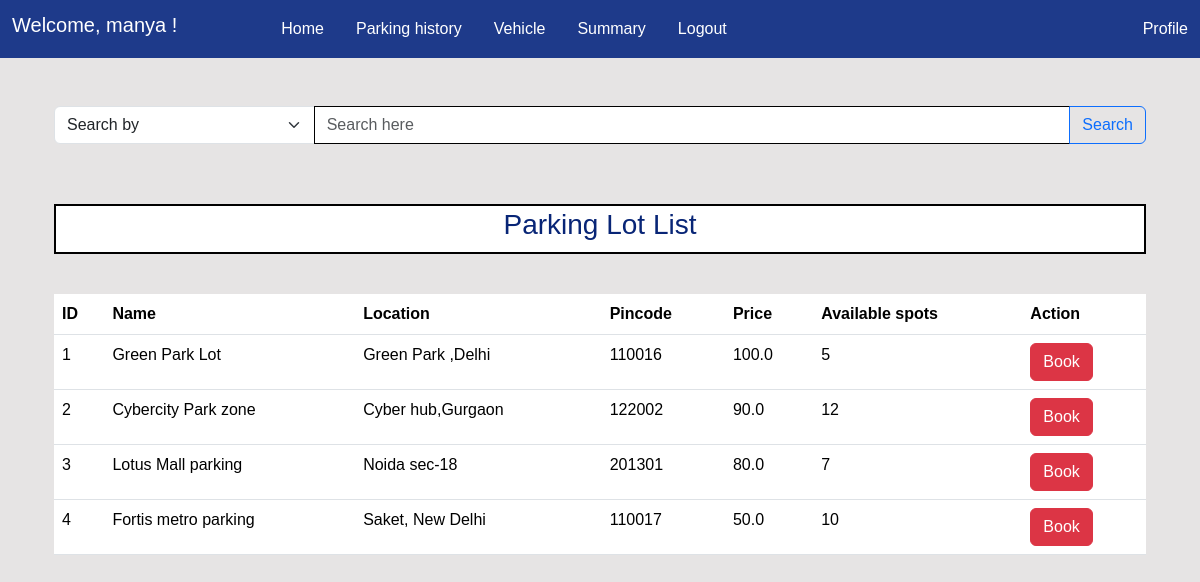
/user (signed in), run on an earlier commit of the app's database.
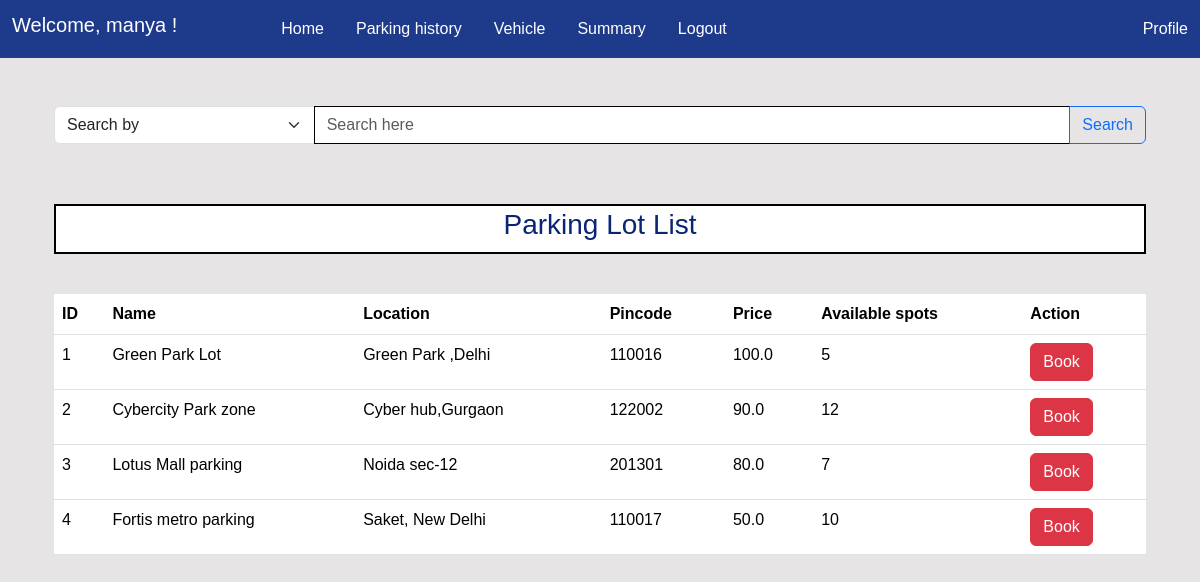
And on a later commit of the database.
### models.py (models this page shows)
class ParkingLot(db.Model):
    __tablename__ = 'parkinglot'
    id = db.Column(db.Integer, primary_key=True)
    name = db.Column(db.String(50), nullable=False)
    address = db.Column(db.String(100), nullable=False)
    pincode = db.Column(db.String(10), nullable=False)
    total_spots = db.Column(db.Integer, nullable=False)
    price_per_hour = db.Column(db.Float, nullable=False)
    spots= db.relationship('ParkingSpot', backref='parkinglot', lazy=True,cascade="all, delete-orphan" )
    lots= db.relationship('Reservation', backref='parkinglot', lazy=True,cascade="all, delete-orphan")

### routes.py (the view)
@app.route('/user')
@auth_required
def user():
    parkinglots = ParkingLot.query.all()
    parameter= request.args.get('parameter')
    query= request.args.get('query')
    parameters={
        'default':'Search by',
        'lotname':'Lot name',
        'location' : 'Location',
        'pincode':'Pincode'
    }
    if parameter=='lotname':
        parkinglots=ParkingLot.query.filter(ParkingLot.name.ilike(f'%{query}%')).all()
        return render_template('user/user.html',parkinglots=parkinglots,parameters=parameters,param=parameter,query=query)
    elif parameter=='location':
        parkinglots=ParkingLot.query.filter(ParkingLot.address.ilike(f'%{query}%')).all()
        return render_template('user/user.html',parkinglots=parkinglots,parameters=parameters,param=parameter,query=query)
    elif parameter=='pincode':
        parkinglots=ParkingLot.query.filter(ParkingLot.pincode.ilike(f'{query}%')).all()
        return render_template('user/user.html',parkinglots=parkinglots,parameters=parameters,param=parameter,query=query)
    return render_template('user/user.html',parkinglots=parkinglots,parameters=parameters,param=parameter,query=query)

### routes.py (called while the page is built)
def auth_required(f):
    @wraps(f) #create different function object
    def decorated_function(*args, **kwargs):
        if 'user_id' not in session:
            return redirect(url_for('login'))
        else:
            return f(*args, **kwargs)
    return decorated_function

### templates/user/user.html (shortened to what this page needs)
{% extends 'layout.html' %}
{% block content %}
<div class="container-fluid mt-5">
    {% include 'searchbar.html'   %}
    <div class="heading d-flex chfont ">
        <h3>Parking Lot List</h3>
    </div>
    <table class="table">
        <thead>
            <tr>
                <th>ID</th>
                <th>Name</th>
                <th>Location</th>
                <th>Pincode</th>
                <th>Price</th>
                <th>Available spots</th>
                <th>Action</th>
            </tr>
        <tbody>
            {% for parkinglot in parkinglots %}
            <tr>
                <td>{{parkinglot.id}}</td>
                <td>{{parkinglot.name}}</td>
                <td>{{parkinglot.address}}</td>
                <td>{{parkinglot.pincode}}</td>
                <td>{{parkinglot.price_per_hour}}</td>
                <td>{{  parkinglot.spots | selectattr('is_occupied', 'equalto', False) | list | length}}</td>
                <td>
                    <a href="{{url_for('book_lot' , id=parkinglot.id)}}" class="btn btn-danger">
                        Book
                    </a>
                </td>
            </tr>
            {% endfor %}
        </tbody>
        </thead>
    </table>
</div>
{% endblock %}

What changed in the data, as far as the page shows it:
changed ParkingLot "Lotus Mall parking": address "Noida sec-18" → "Noida sec-12"
